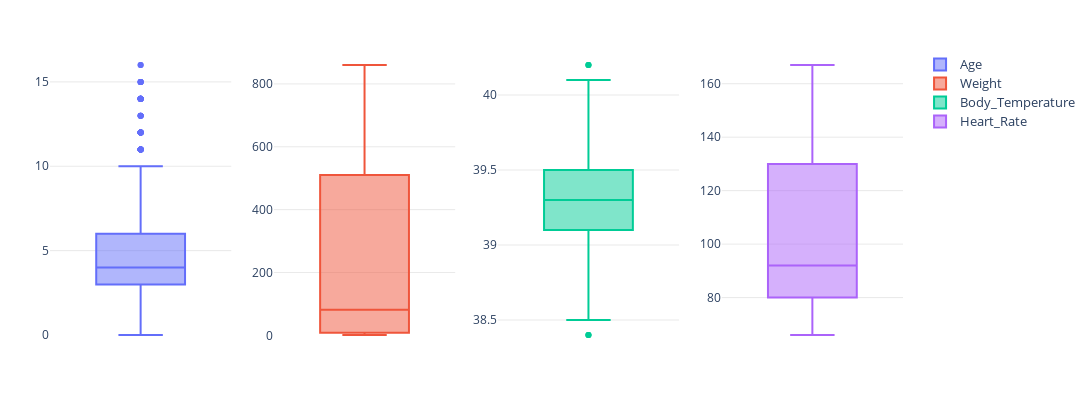

Notebook source saved alongside this figure:
### Code cell
# Detectar outliers
num_cols = ['Age', 'Weight', 'Body_Temperature', 'Heart_Rate']
colors = px.colors.qualitative.Plotly

fig = make_subplots(rows=1, cols=4)

for i, col in enumerate(num_cols):
    fig.add_trace(
        go.Box(
            y=df_augmented[col],
            marker_color=colors[i % len(colors)],
            showlegend=True,
            name=f"<span style='font-size:13px'>{col}</span>"
        ),
        row=1, col=i+1
    )

fig = boxplot_style(fig, n_cols=4)
fig.show()

### Figure 1 — Plotly figure (JSON) as saved in the notebook; plotly's stock layout.template omitted (floating-point values rounded to 4 significant figures; data arrays with more than 128 entries replaced by an {"elided": "..."} marker saying what was removed)
{"data": [{"marker": {"color": "#636EFA"}, "name": "<span style='font-size:13px'>Age</span>", "showlegend": true, "type": "box", "xaxis": "x", "y": {"elided": "1293 int values"}, "yaxis": "y"}, {"marker": {"color": "#EF553B"}, "name": "<span style='font-size:13px'>Weight</span>", "showlegend": true, "type": "box", "xaxis": "x2", "y": {"elided": "1293 float values"}, "yaxis": "y2"}, {"marker": {"color": "#00CC96"}, "name": "<span style='font-size:13px'>Body_Temperature</span>", "showlegend": true, "type": "box", "xaxis": "x3", "y": {"elided": "1293 float values"}, "yaxis": "y3"}, {"marker": {"color": "#AB63FA"}, "name": "<span style='font-size:13px'>Heart_Rate</span>", "showlegend": true, "type": "box", "xaxis": "x4", "y": {"elided": "1293 int values"}, "yaxis": "y4"}], "layout": {"height": 400, "margin": {"b": 50, "l": 50, "r": 50, "t": 50}, "paper_bgcolor": "rgba(0,0,0,0)", "plot_bgcolor": "rgba(0,0,0,0)", "width": 1125, "xaxis": {"anchor": "y", "domain": [0, 0.2125], "showticklabels": false}, "xaxis2": {"anchor": "y2", "domain": [0.2625, 0.475], "showticklabels": false}, "xaxis3": {"anchor": "y3", "domain": [0.525, 0.7375], "showticklabels": false}, "xaxis4": {"anchor": "y4", "domain": [0.7875, 1], "showticklabels": false}, "yaxis": {"anchor": "x", "domain": [0, 1], "gridcolor": "lightgrey", "gridwidth": 0.5, "showgrid": true, "showticklabels": true}, "yaxis2": {"anchor": "x2", "domain": [0, 1], "gridcolor": "lightgrey", "gridwidth": 0.5, "showgrid": true, "showticklabels": true}, "yaxis3": {"anchor": "x3", "domain": [0, 1], "gridcolor": "lightgrey", "gridwidth": 0.5, "showgrid": true, "showticklabels": true}, "yaxis4": {"anchor": "x4", "domain": [0, 1], "gridcolor": "lightgrey", "gridwidth": 0.5, "showgrid": true, "showticklabels": true}}}
